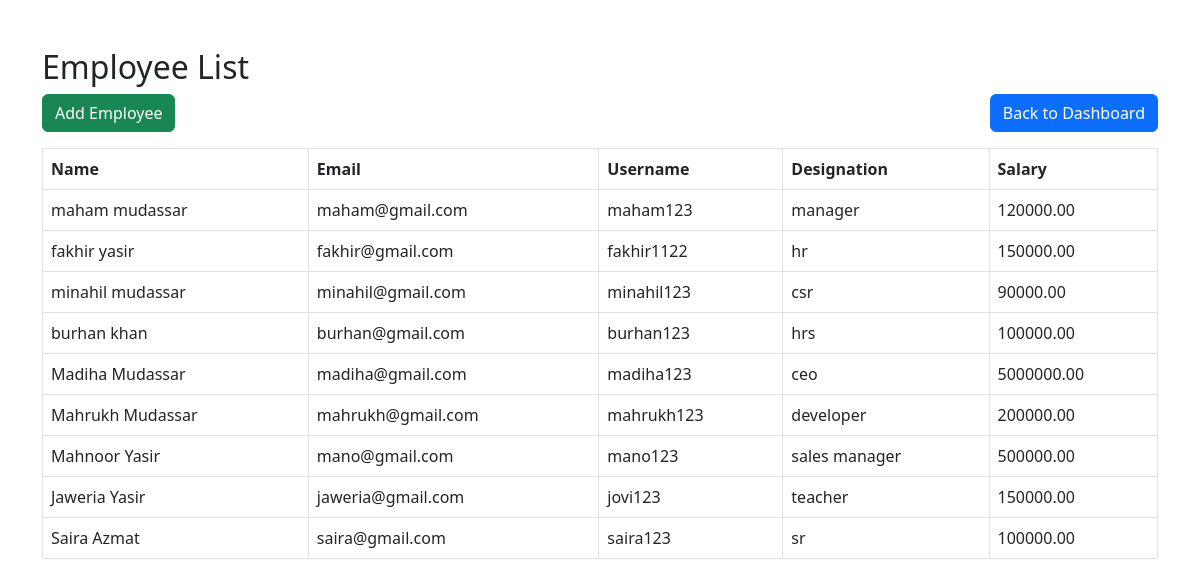
Before: /employees/ (signed in) with the older database file.
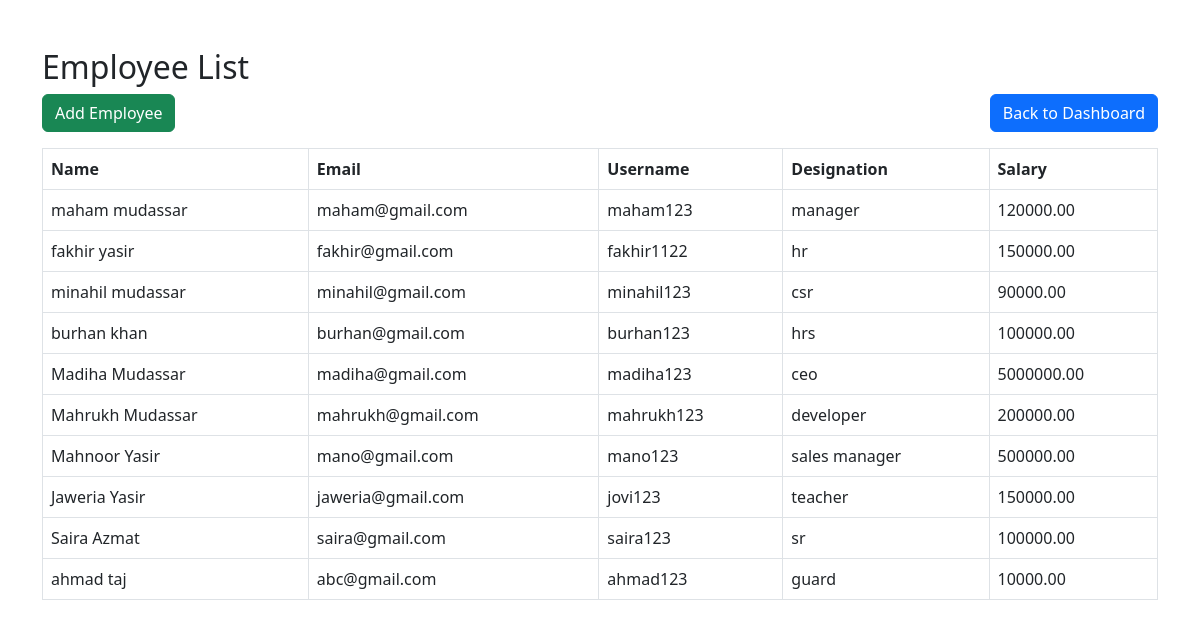
After: the same page with the newer database file.
### employee_management/models.py (models this page shows, shortened)
class Employee(models.Model):
    user = models.OneToOneField(User, on_delete=models.CASCADE)
    designation = models.CharField(max_length=100)
    salary = models.DecimalField(max_digits=10, decimal_places=2)

### employee_management/views.py (the view)
# urls.py: path('employees/', views.employee_list, name='employee_list'),
@login_required(login_url='/')
@user_passes_test(superuser_only, login_url='/')
def employee_list(request):
    employees = Employee.objects.all()
    return render(request, 'employee_list.html', {'employees': employees})

### employee_management/views.py (called while the page is built)
def superuser_only(user):
    return user.is_superuser

### employee_management/templates/employee_list.html
{% extends 'base.html' %}
{% block content %}
<h2>Employee List</h2>
<div class="mb-3 d-flex justify-content-between">
    <a href="{% url 'add_employee' %}" class="btn btn-success">Add Employee</a>
    <a href="{% url 'admin_dashboard' %}" class="btn btn-primary">Back to Dashboard</a>
</div>
<table class="table table-bordered">
    <tr>
        <th>Name</th>
        <th>Email</th>
        <th>Username</th>
        <th>Designation</th>
        <th>Salary</th>
    </tr>
    {% for emp in employees %}
    <tr>
        <td>{{ emp.user.get_full_name }}</td>
        <td>{{ emp.user.email }}</td>
        <td>{{ emp.user.username }}</td>
        <td>{{ emp.designation }}</td>
        <td>{{ emp.salary }}</td>
    </tr>
    {% endfor %}
</table>
{% endblock %}

Changed rows visible on the page:
added Employee: user.get_full_name "ahmad taj", user.email "abc@gmail.com", user.username "ahmad123", designation "guard", salary "10000.00"
